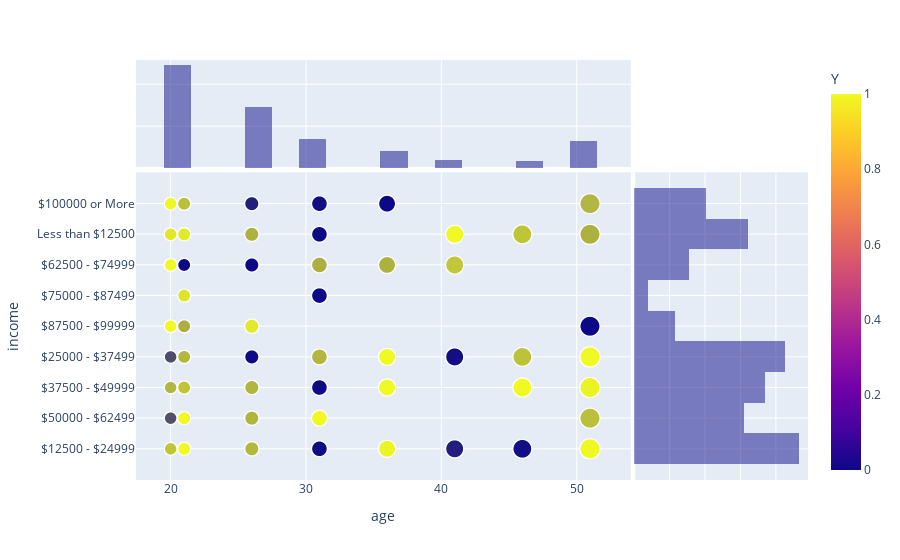

The code cell stored with this chart in its notebook:
### Code cell
#Younger people in all the income groups tend to use coupon more than any other category.
px.scatter(morethan1ch_nokid_notmarried,x='age',y='income',size='age',marginal_x='histogram',marginal_y='histogram',color="Y")
# plt.savefig('images/morethan1ch_nokid_notmarried_scatter.png')

### Figure 1 — Plotly figure (JSON) as saved in the notebook; plotly's stock layout.template omitted (floating-point values rounded to 4 significant figures; data arrays with more than 128 entries replaced by an {"elided": "..."} marker saying what was removed)
{"data": [{"hovertemplate": "age=%{marker.size}<br>income=%{y}<br>Y=%{marker.color}<extra></extra>", "legendgroup": "", "marker": {"color": {"elided": "1203 int values"}, "coloraxis": "coloraxis", "size": {"elided": "1203 int values"}, "sizemode": "area", "sizeref": 0.1275, "symbol": "circle"}, "mode": "markers", "name": "", "showlegend": false, "type": "scattergl", "x": {"elided": "1203 int values"}, "xaxis": "x", "y": {"elided": "1203 str values"}, "yaxis": "y"}, {"alignmentgroup": "True", "bingroup": "x", "hovertemplate": "age=%{x}<br>count=%{y}<extra></extra>", "legendgroup": "", "marker": {"color": "#0d0887"}, "name": "", "offsetgroup": "", "opacity": 0.5, "showlegend": false, "type": "histogram", "x": {"elided": "1203 int values"}, "xaxis": "x3", "yaxis": "y3"}, {"alignmentgroup": "True", "bingroup": "y", "hovertemplate": "income=%{y}<br>count=%{x}<extra></extra>", "legendgroup": "", "marker": {"color": "#0d0887"}, "name": "", "offsetgroup": "", "opacity": 0.5, "showlegend": false, "type": "histogram", "xaxis": "x2", "y": {"elided": "1203 str values"}, "yaxis": "y2"}], "layout": {"barmode": "overlay", "coloraxis": {"colorbar": {"title": {"text": "Y"}}, "colorscale": [[0, "#0d0887"], [0.1111, "#46039f"], [0.2222, "#7201a8"], [0.3333, "#9c179e"], [0.4444, "#bd3786"], [0.5556, "#d8576b"], [0.6667, "#ed7953"], [0.7778, "#fb9f3a"], [0.8889, "#fdca26"], [1, "#f0f921"]]}, "legend": {"itemsizing": "constant", "tracegroupgap": 0}, "margin": {"t": 60}, "xaxis": {"anchor": "y", "domain": [0, 0.7363], "title": {"text": "age"}}, "xaxis2": {"anchor": "y2", "domain": [0.7413, 1], "matches": "x2", "showgrid": true, "showline": false, "showticklabels": false, "ticks": ""}, "xaxis3": {"anchor": "y3", "domain": [0, 0.7363], "matches": "x", "showgrid": true, "showticklabels": false}, "xaxis4": {"anchor": "y4", "domain": [0.7413, 1], "matches": "x2", "showgrid": true, "showline": false, "showticklabels": false, "ticks": ""}, "yaxis": {"anchor": "x", "domain": [0, 0.7326], "title": {"text": "income"}}, "yaxis2": {"anchor": "x2", "domain": [0, 0.7326], "matches": "y", "showgrid": true, "showticklabels": false}, "yaxis3": {"anchor": "x3", "domain": [0.7426, 1], "matches": "y3", "showgrid": true, "showline": false, "showticklabels": false, "ticks": ""}, "yaxis4": {"anchor": "x4", "domain": [0.7426, 1], "matches": "y3", "showgrid": true, "showline": false, "showticklabels": false, "ticks": ""}}}
